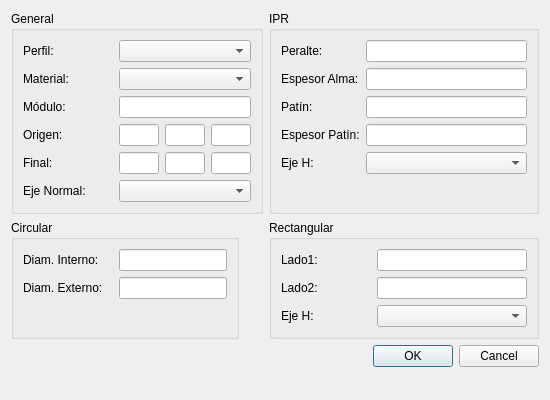
<?xml version="1.0" encoding="UTF-8"?>
<ui version="4.0">
 <class>Dialog</class>
 <widget class="QDialog" name="Dialog">
  <property name="geometry">
   <rect>
    <x>0</x>
    <y>0</y>
    <width>550</width>
    <height>400</height>
   </rect>
  </property>
  <property name="minimumSize">
   <size>
    <width>550</width>
    <height>400</height>
   </size>
  </property>
  <property name="maximumSize">
   <size>
    <width>550</width>
    <height>400</height>
   </size>
  </property>
  <property name="windowTitle">
   <string>Dialog</string>
  </property>
  <layout class="QFormLayout" name="formLayout_4">
   <item row="0" column="0">
    <widget class="QGroupBox" name="groupBox">
     <property name="title">
      <string>General</string>
     </property>
     <layout class="QGridLayout" name="gridLayout">
      <item row="0" column="1" colspan="3">
       <widget class="QComboBox" name="comboBoxMaterial_2"/>
      </item>
      <item row="3" column="1">
       <widget class="QLineEdit" name="originX">
        <property name="sizePolicy">
         <sizepolicy hsizetype="Fixed" vsizetype="Fixed">
          <horstretch>0</horstretch>
          <verstretch>0</verstretch>
         </sizepolicy>
        </property>
        <property name="maximumSize">
         <size>
          <width>40</width>
          <height>16777215</height>
         </size>
        </property>
       </widget>
      </item>
      <item row="2" column="1" colspan="3">
       <widget class="QLineEdit" name="module"/>
      </item>
      <item row="4" column="0">
       <widget class="QLabel" name="label_5">
        <property name="minimumSize">
         <size>
          <width>90</width>
          <height>0</height>
         </size>
        </property>
        <property name="maximumSize">
         <size>
          <width>90</width>
          <height>16777215</height>
         </size>
        </property>
        <property name="text">
         <string>Final:</string>
        </property>
       </widget>
      </item>
      <item row="4" column="2">
       <widget class="QLineEdit" name="endY">
        <property name="sizePolicy">
         <sizepolicy hsizetype="Fixed" vsizetype="Fixed">
          <horstretch>0</horstretch>
          <verstretch>0</verstretch>
         </sizepolicy>
        </property>
        <property name="maximumSize">
         <size>
          <width>40</width>
          <height>16777215</height>
         </size>
        </property>
       </widget>
      </item>
      <item row="5" column="1" colspan="3">
       <widget class="QComboBox" name="comboBoxNormalAxis"/>
      </item>
      <item row="2" column="0">
       <widget class="QLabel" name="label_3">
        <property name="minimumSize">
         <size>
          <width>90</width>
          <height>0</height>
         </size>
        </property>
        <property name="maximumSize">
         <size>
          <width>90</width>
          <height>16777215</height>
         </size>
        </property>
        <property name="text">
         <string>Módulo:</string>
        </property>
       </widget>
      </item>
      <item row="4" column="1">
       <widget class="QLineEdit" name="endX">
        <property name="sizePolicy">
         <sizepolicy hsizetype="Fixed" vsizetype="Fixed">
          <horstretch>0</horstretch>
          <verstretch>0</verstretch>
         </sizepolicy>
        </property>
        <property name="maximumSize">
         <size>
          <width>40</width>
          <height>16777215</height>
         </size>
        </property>
       </widget>
      </item>
      <item row="3" column="3">
       <widget class="QLineEdit" name="originZ">
        <property name="sizePolicy">
         <sizepolicy hsizetype="Fixed" vsizetype="Fixed">
          <horstretch>0</horstretch>
          <verstretch>0</verstretch>
         </sizepolicy>
        </property>
        <property name="maximumSize">
         <size>
          <width>40</width>
          <height>16777215</height>
         </size>
        </property>
       </widget>
      </item>
      <item row="1" column="0">
       <widget class="QLabel" name="label_2">
        <property name="minimumSize">
         <size>
          <width>90</width>
          <height>0</height>
         </size>
        </property>
        <property name="maximumSize">
         <size>
          <width>90</width>
          <height>16777215</height>
         </size>
        </property>
        <property name="text">
         <string>Material:</string>
        </property>
       </widget>
      </item>
      <item row="3" column="0">
       <widget class="QLabel" name="label_4">
        <property name="minimumSize">
         <size>
          <width>90</width>
          <height>0</height>
         </size>
        </property>
        <property name="maximumSize">
         <size>
          <width>90</width>
          <height>16777215</height>
         </size>
        </property>
        <property name="text">
         <string>Origen:</string>
        </property>
       </widget>
      </item>
      <item row="1" column="1" colspan="3">
       <widget class="QComboBox" name="comboBoxMaterial"/>
      </item>
      <item row="0" column="0">
       <widget class="QLabel" name="label">
        <property name="minimumSize">
         <size>
          <width>90</width>
          <height>0</height>
         </size>
        </property>
        <property name="maximumSize">
         <size>
          <width>90</width>
          <height>16777215</height>
         </size>
        </property>
        <property name="text">
         <string>Perfil:</string>
        </property>
       </widget>
      </item>
      <item row="5" column="0">
       <widget class="QLabel" name="label_6">
        <property name="minimumSize">
         <size>
          <width>90</width>
          <height>0</height>
         </size>
        </property>
        <property name="maximumSize">
         <size>
          <width>90</width>
          <height>16777215</height>
         </size>
        </property>
        <property name="text">
         <string>Eje Normal:</string>
        </property>
       </widget>
      </item>
      <item row="4" column="3">
       <widget class="QLineEdit" name="endZ">
        <property name="sizePolicy">
         <sizepolicy hsizetype="Fixed" vsizetype="Fixed">
          <horstretch>0</horstretch>
          <verstretch>0</verstretch>
         </sizepolicy>
        </property>
        <property name="maximumSize">
         <size>
          <width>40</width>
          <height>16777215</height>
         </size>
        </property>
       </widget>
      </item>
      <item row="3" column="2">
       <widget class="QLineEdit" name="originY">
        <property name="sizePolicy">
         <sizepolicy hsizetype="Fixed" vsizetype="Fixed">
          <horstretch>0</horstretch>
          <verstretch>0</verstretch>
         </sizepolicy>
        </property>
        <property name="maximumSize">
         <size>
          <width>40</width>
          <height>16777215</height>
         </size>
        </property>
       </widget>
      </item>
     </layout>
    </widget>
   </item>
   <item row="0" column="1">
    <widget class="QGroupBox" name="groupBox_4">
     <property name="title">
      <string>IPR</string>
     </property>
     <layout class="QFormLayout" name="formLayout_3">
      <item row="0" column="0">
       <widget class="QLabel" name="label_12">
        <property name="text">
         <string>Peralte:</string>
        </property>
       </widget>
      </item>
      <item row="0" column="1">
       <widget class="QLineEdit" name="peralte"/>
      </item>
      <item row="1" column="0">
       <widget class="QLabel" name="label_13">
        <property name="text">
         <string>Espesor Alma:</string>
        </property>
       </widget>
      </item>
      <item row="1" column="1">
       <widget class="QLineEdit" name="widthPeralte"/>
      </item>
      <item row="2" column="0">
       <widget class="QLabel" name="label_14">
        <property name="text">
         <string>Patín:</string>
        </property>
       </widget>
      </item>
      <item row="2" column="1">
       <widget class="QLineEdit" name="patin"/>
      </item>
      <item row="3" column="0">
       <widget class="QLabel" name="label_15">
        <property name="text">
         <string>Espesor Patín:</string>
        </property>
       </widget>
      </item>
      <item row="3" column="1">
       <widget class="QLineEdit" name="widthPatin"/>
      </item>
      <item row="4" column="0">
       <widget class="QLabel" name="label_16">
        <property name="text">
         <string>Eje H:</string>
        </property>
       </widget>
      </item>
      <item row="4" column="1">
       <widget class="QComboBox" name="comboBoxIPRHAxis"/>
      </item>
     </layout>
    </widget>
   </item>
   <item row="1" column="0">
    <widget class="QGroupBox" name="groupBox_2">
     <property name="title">
      <string>Circular</string>
     </property>
     <layout class="QFormLayout" name="formLayout">
      <item row="0" column="0">
       <widget class="QLabel" name="label_7">
        <property name="minimumSize">
         <size>
          <width>90</width>
          <height>0</height>
         </size>
        </property>
        <property name="maximumSize">
         <size>
          <width>90</width>
          <height>16777215</height>
         </size>
        </property>
        <property name="text">
         <string>Diam. Interno:</string>
        </property>
       </widget>
      </item>
      <item row="0" column="1">
       <widget class="QLineEdit" name="internalDiameter"/>
      </item>
      <item row="1" column="1">
       <widget class="QLineEdit" name="externalDiameter"/>
      </item>
      <item row="1" column="0">
       <widget class="QLabel" name="label_8">
        <property name="minimumSize">
         <size>
          <width>90</width>
          <height>0</height>
         </size>
        </property>
        <property name="maximumSize">
         <size>
          <width>90</width>
          <height>16777215</height>
         </size>
        </property>
        <property name="text">
         <string>Diam. Externo:</string>
        </property>
       </widget>
      </item>
     </layout>
    </widget>
   </item>
   <item row="1" column="1">
    <widget class="QGroupBox" name="groupBox_3">
     <property name="title">
      <string>Rectangular</string>
     </property>
     <layout class="QFormLayout" name="formLayout_2">
      <item row="0" column="0">
       <widget class="QLabel" name="label_9">
        <property name="minimumSize">
         <size>
          <width>90</width>
          <height>0</height>
         </size>
        </property>
        <property name="maximumSize">
         <size>
          <width>90</width>
          <height>16777215</height>
         </size>
        </property>
        <property name="text">
         <string>Lado1:</string>
        </property>
       </widget>
      </item>
      <item row="0" column="1">
       <widget class="QLineEdit" name="side1"/>
      </item>
      <item row="1" column="0">
       <widget class="QLabel" name="label_10">
        <property name="minimumSize">
         <size>
          <width>90</width>
          <height>0</height>
         </size>
        </property>
        <property name="maximumSize">
         <size>
          <width>90</width>
          <height>16777215</height>
         </size>
        </property>
        <property name="text">
         <string>Lado2:</string>
        </property>
       </widget>
      </item>
      <item row="1" column="1">
       <widget class="QLineEdit" name="side2"/>
      </item>
      <item row="2" column="0">
       <widget class="QLabel" name="label_11">
        <property name="minimumSize">
         <size>
          <width>90</width>
          <height>0</height>
         </size>
        </property>
        <property name="maximumSize">
         <size>
          <width>90</width>
          <height>16777215</height>
         </size>
        </property>
        <property name="text">
         <string>Eje H:</string>
        </property>
       </widget>
      </item>
      <item row="2" column="1">
       <widget class="QComboBox" name="comboBoxRHAxis"/>
      </item>
     </layout>
    </widget>
   </item>
   <item row="2" column="0" colspan="2">
    <widget class="QDialogButtonBox" name="buttonBox">
     <property name="orientation">
      <enum>Qt::Horizontal</enum>
     </property>
     <property name="standardButtons">
      <set>QDialogButtonBox::Cancel|QDialogButtonBox::Ok</set>
     </property>
    </widget>
   </item>
  </layout>
 </widget>
 <resources/>
 <connections>
  <connection>
   <sender>buttonBox</sender>
   <signal>accepted()</signal>
   <receiver>Dialog</receiver>
   <slot>accept()</slot>
   <hints>
    <hint type="sourcelabel">
     <x>248</x>
     <y>254</y>
    </hint>
    <hint type="destinationlabel">
     <x>157</x>
     <y>274</y>
    </hint>
   </hints>
  </connection>
  <connection>
   <sender>buttonBox</sender>
   <signal>rejected()</signal>
   <receiver>Dialog</receiver>
   <slot>reject()</slot>
   <hints>
    <hint type="sourcelabel">
     <x>316</x>
     <y>260</y>
    </hint>
    <hint type="destinationlabel">
     <x>286</x>
     <y>274</y>
    </hint>
   </hints>
  </connection>
 </connections>
</ui>
